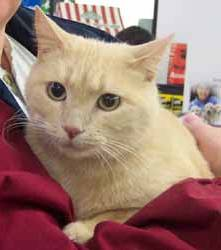
#> input picture train/cats/cat.10066.jpg, 221 x 250 px, found by its file name; its folder holds only this picture in this run
$ jupyter execute --allow-errors Cats_Dogs_ml.ipynb
#> lines starting #> are read from the running program, lines starting #| are printed output that depends on the picture
[cell 1]
import os
import cv2
import numpy as np
from skimage.feature import hog
from sklearn.model_selection import train_test_split, GridSearchCV
from sklearn.svm import SVC
from sklearn.metrics import accuracy_score, classification_report
from sklearn.preprocessing import StandardScaler
import matplotlib.pyplot as plt
from skimage.io import imread
from skimage.transform import resize

[cell 2]
dataset_path = r'C:\Programming Projects\PRODIGY_ML_03\train'

images = []
labels = []

# Define a mapping for labels
label_mapping = {'cats': 0, 'dogs': 1}

[cell 3]
for category in os.listdir(dataset_path):
    category_path = os.path.join(dataset_path, category)
    if not os.path.isdir(category_path):
        continue

    for file_name in os.listdir(category_path):
        image_path = os.path.join(category_path, file_name)
        if not os.path.isfile(image_path):
            continue

        image = cv2.imread(image_path)
#> image is the input picture: shape (250, 221, 3); mean B, G, R 114.8, 125.2, 158.4
        if image is None:  # Check if the image is loaded properly
            continue

        image = cv2.cvtColor(image, cv2.COLOR_BGR2GRAY)
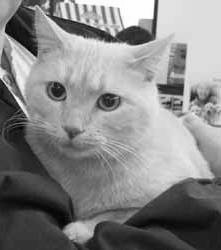
#> image: shape (250, 221); min 1, max 255, mean 134
        image = cv2.resize(image, (64, 64))
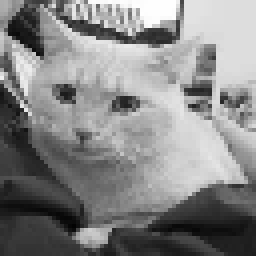
#> image: shape (64, 64) (shown 4 times larger); min 3, max 254, mean 133.8

        features, hog_image = hog(image, orientations=9, pixels_per_cell=(8, 8),
                                   cells_per_block=(2, 2), visualize=True)
#> features = 1764 values, max 0.403 at index 1516, min 0 at index 19, mean 0.134

        images.append(features)
        labels.append(label_mapping[category])
#> pass 2 of the loop `for category in os.listdir(dataset_path):`:
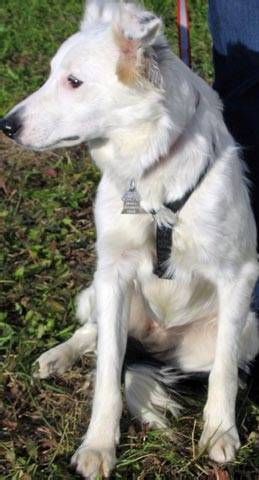
#> input picture train/dogs/dog.108.jpg, 259 x 480 px, found by its file name
#> image is the input picture: shape (480, 259, 3); mean B, G, R 116.7, 127.1, 127.9
#> `image = cv2.cvtColor(image, cv2.COLOR_BGR2GRAY)`:
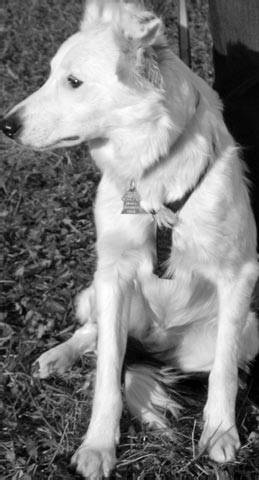
#> image: shape (480, 259); min 0, max 255, mean 126.2
#> `image = cv2.resize(image, (64, 64))`:
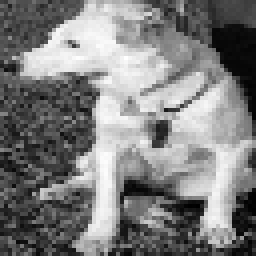
#> image: shape (64, 64) (shown 4 times larger); min 0, max 255, mean 126.2
#> `features, hog_image = hog(image, orientations=9, pixels_per_cell=(8, 8..`: features = 1764 values, max 0.298 at index 11, min 0 at index 429, mean 0.144

[cell 4]
X = np.array(images)
y = np.array(labels)

[cell 5]
scaler = StandardScaler()
X = scaler.fit_transform(X)

[cell 6]
X_train, X_test, y_train, y_test = train_test_split(X, y, test_size=0.2, random_state=42)
#> y_train = [0]; y_test = [1]

[cell 7]
param_grid = {
    'C': [0.1, 1, 10],
    'kernel': ['linear', 'rbf', 'poly'],
}

svm_model = SVC(random_state=42, probability=True)
grid_search = GridSearchCV(svm_model, param_grid, cv=3, n_jobs=-1, scoring='accuracy')
#> (the rest of this cell did not finish here and is left out)

#> (a cell that did not finish here is left out)

[cell 9]
def preprocess_image(image_path):
    image = cv2.imread(image_path)
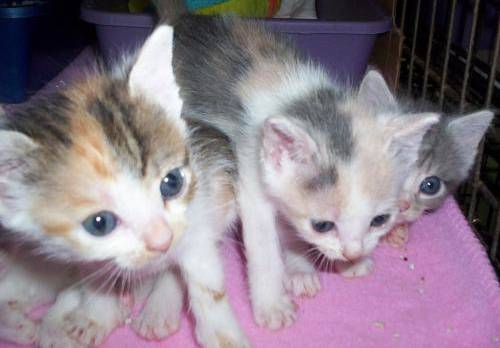
#> input picture test/55.jpg, 500 x 348 px, found by its file name
#> image is the input picture: shape (348, 500, 3); mean B, G, R 137.2, 125.7, 139
    gray_image = cv2.cvtColor(image, cv2.COLOR_BGR2GRAY)
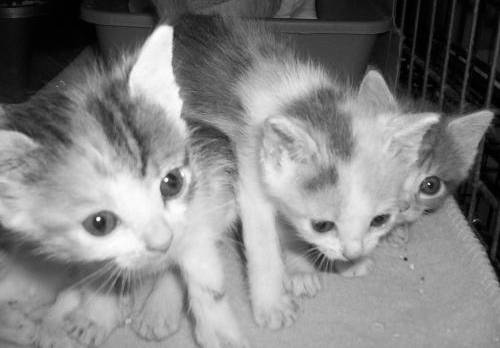
#> gray_image: shape (348, 500); min 0, max 254, mean 131
    resized_image = resize(gray_image, (64, 64))
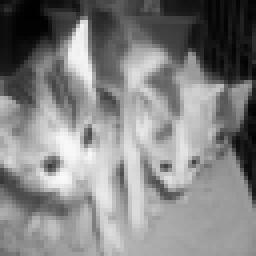
#> resized_image: shape (64, 64) float64 (shown 4 times larger); min 0.00491, max 0.982, mean 0.514
    features, _ = hog(resized_image, orientations=9, pixels_per_cell=(8, 8), cells_per_block=(2, 2), visualize=True)
#> features = 1764 values, max 0.39 at index 1492, min 0 at index 67, mean 0.136
    return features.flatten()

[cell 10]
image_path = r'C:\Programming Projects\PRODIGY_ML_03\test\55.jpg'
preprocessed_image = preprocess_image(image_path)
#> preprocessed_image has the same summary as features in preprocess_image
reshaped_image = preprocessed_image.reshape(1, -1)

#> (the rest of this cell did not finish here and is left out)

[cell 11]
img = imread(image_path)
plt.imshow(img)
plt.axis('off')  # Hide axis
plt.show()
